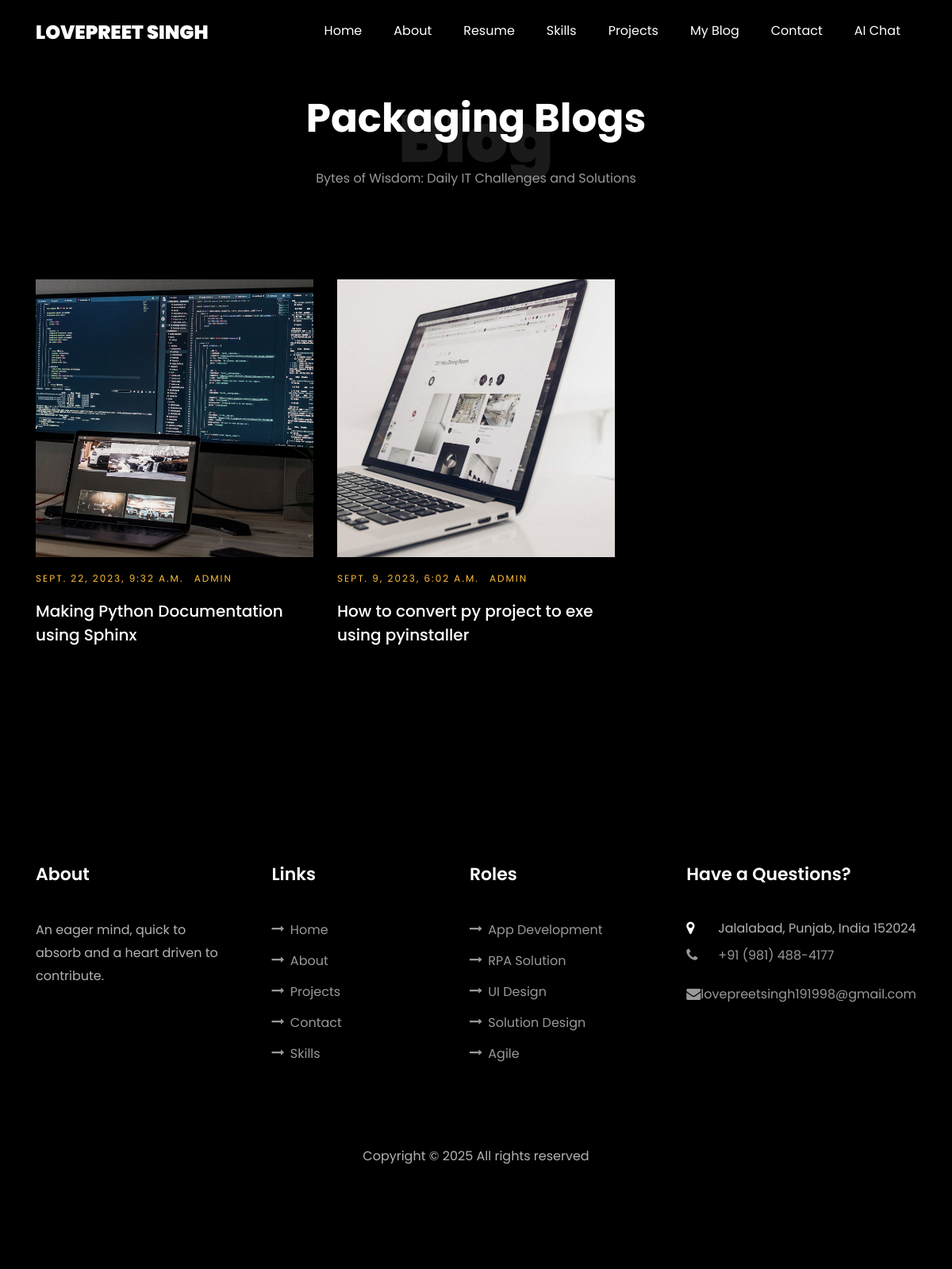
Page /tag/1/ on the committed database.
### home/models.py (models this page shows, shortened)
class Tag(models.Model):
    name = models.CharField(max_length=50, unique=True)
    def __str__(self):
        return self.name

class Post(models.Model):
    title = models.CharField(max_length=200, unique=True)
    slug = models.SlugField(max_length=200, unique=True)
    author = models.ForeignKey(User, on_delete= models.CASCADE,related_name='blog_posts')
    updated_on = models.DateTimeField(auto_now= True)
    content = models.TextField()
    created_on = models.DateTimeField(auto_now_add=True)
    status = models.IntegerField(choices=STATUS, default=0)
    imageurl = models.CharField(max_length=255,unique=False)
    tags = models.ManyToManyField(Tag, blank=True)  # Many-to-many relationship with tags
    categories = models.ManyToManyField(Category, blank=True)  # Many-to-many relationship with categories
    class Meta:
        ordering = ['-created_on']

### home/views.py (the view)
# urls.py: path('tag/<int:tags_id>/', views.tags_blogs, name='tags_blogs'),
def tags_blogs(request, tags_id):
    tags = get_object_or_404(Tag, id=tags_id)
    posts = tags.post_set.all()
    return render(request, 'blog_results.html', {'posts': posts,'title':tags})

### templates/blog_results.html (shortened to what this page needs)
{% extends "base.html" %}
{% load static %}
{% block body %}
<section class="ftco-section" id="blog">
  <div class="container">
    <div class="row justify-content-center mb-5 pb-5">
      <div class="col-md-7 heading-section text-center ftco-animate">
        <h1 class="big big-2">Blog</h1>
        <h2 class="mb-4">{{ title }} Blogs</h2>
        <p>Bytes of Wisdom: Daily IT Challenges and Solutions</p>
      </div>
    </div>
    <div class="row d-flex">
    {% for post in posts %}
      <div class="col-md-4 d-flex ftco-animate">
        <div class="blog-entry justify-content-end">
        <a href="{% url 'blog_post' post.id %}" class="block-20" style="background-image: url('{% static post.imageurl %}');">
        </a>
        <div class="text mt-3 float-right d-block">
          <div class="d-flex align-items-center mb-3 meta">
            <p class="mb-0">
            <span class="mr-2">{{ post.created_on }}</span>
            <span class="mr-2">{{ post.author }}</span>
            </p>
          </div>
          <h3 class="heading"><a href="{% url 'blog_post' post.id %}">{{ post.title }}</a>
          </h3>
        </div>
        </div>
      </div>
      {% endfor %}
    </div>
  </div>
</section>
{% endblock body %}

### rows in the picture
Tag: name "Packaging"
Post: imageurl (picture), created_on "SEPT. 22, 2023, 9:32 A.M.", author "ADMIN", title "Making Python Documentation using Sphinx"
Post: imageurl (picture), created_on "SEPT. 9, 2023, 6:02 A.M.", author "ADMIN", title "How to convert py project to exe using pyinstaller"
